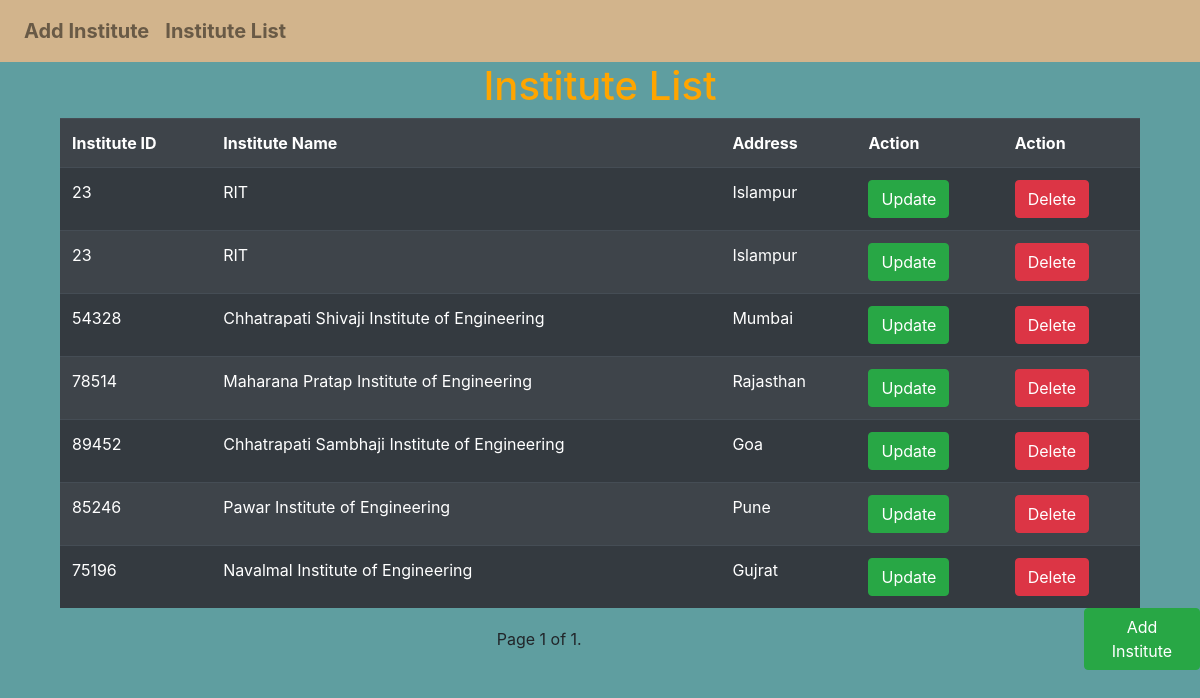
/institute/show/, run on the app's committed database.
### InstituteApp/models.py (models this page shows)
class Institute(models.Model):
    Institute_ID = models.IntegerField()
    Institute_Name = models.CharField(max_length=100)
    Address = models.CharField(max_length=40)

### InstituteApp/views.py (the view)
# urls.py: path('show/',views.InstituteListView.as_view(),name='show_list'),
class InstituteListView(View):
    def get(self,request):
        institute_list = Institute.objects.all()
        paginator = Paginator(institute_list, 7)
        page_number = request.GET.get('page')
        page_obj = paginator.get_page(page_number)
        template_name = 'InstituteApp/show_institute.html'
        context = {'page_obj':page_obj}
        return render(request, template_name, context)

### templates/InstituteApp/show_institute.html (shortened to what this page needs)
{% extends 'InstituteApp/base.html' %}
{% block content %}
    <h1 style="text-align:center;color:orange"> Institute List</h1>
    <table class="table table-striped table-dark" style="width:90%;margin:auto">
        <tr >
            <th>Institute ID</th>
            <th>Institute Name</th>
            <th>Address</th>
            <th>Action</th>
            <th>Action</th>
        </tr>
        {% for a in page_obj %}
            <tr >
                <td>{{a.Institute_ID}}</td>
                <td>{{a.Institute_Name}}</td>
                <td>{{a.Address}}</td>
                <td><a href="{% url 'update' a.id %}"><button class="btn btn-success">Update</button></a></td>
                <td><a href="{% url 'delete' a.id %}"><button class="btn btn-danger">Delete</button></a></td>
            </tr>
        {% endfor %}
    </table>
    <div class="pagination" >
    <span class="step-links" style="margin:auto" >
        <span class="current">
            Page {{ page_obj.number }} of {{ page_obj.paginator.num_pages }}.
        </span>
    </span>
    <br>
    <a href="{% url 'add_institute' %}"><button class="btn btn-success" style="margin-left:4.5%">Add Institute</button></a>
    </div>
        {% endblock %}

### templates/InstituteApp/base.html (shortened to what this page needs)
<!DOCTYPE html>
{% load crispy_forms_tags %}
<html lang="en">
<head>
    <link rel="stylesheet" href="https://cdn.jsdelivr.net/npm/bootstrap@4.6.1/dist/css/bootstrap.min.css">
</head>
<body style="background-color:cadetblue">
    <nav class="navbar navbar-expand-lg navbar-light " style="font-size:20px;font-weight:bold;background-color:tan;color:red">
      <div class="collapse navbar-collapse" id="navbarNav">
        <ul class="navbar-nav me-auto mb-2 mb-lg-0 ">
          <li class="nav-item ">
            <a class="nav-link " href="{% url 'add_institute' %}">Add Institute</a>
          </li>
          <li class="nav-item ">
            <a class="nav-link " href="{% url 'show_list' %}">Institute List</a>
          </li>
        </ul>
      </div>
    </nav>
    {% block content %}
    {% endblock %}
</body>
</html>

### data on the page
Institute: Institute_ID "23", Institute_Name "RIT", Address "Islampur"
Institute: Institute_ID "23", Institute_Name "RIT", Address "Islampur"
Institute: Institute_ID "54328", Institute_Name "Chhatrapati Shivaji Institute of Engineering", Address "Mumbai"
Institute: Institute_ID "78514", Institute_Name "Maharana Pratap Institute of Engineering", Address "Rajasthan"
Institute: Institute_ID "89452", Institute_Name "Chhatrapati Sambhaji Institute of Engineering", Address "Goa"
Institute: Institute_ID "85246", Institute_Name "Pawar Institute of Engineering", Address "Pune"
Institute: Institute_ID "75196", Institute_Name "Navalmal Institute of Engineering", Address "Gujrat"

### other printed values
{{ page_obj.number }} "1"
{{ page_obj.paginator.num_pages }} "1"
